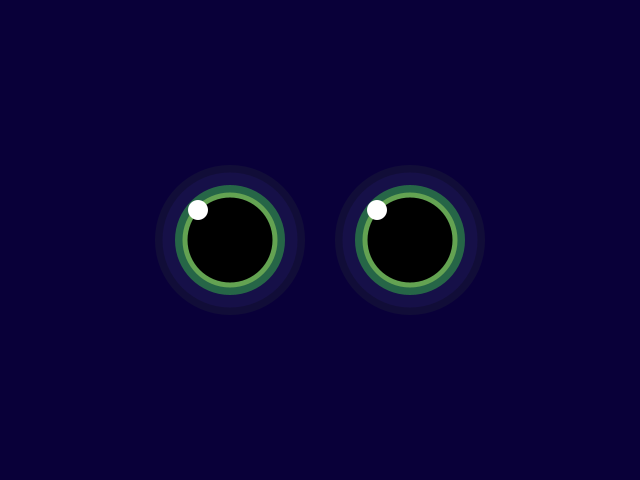
Frame 1 (no input)
Frame 60 (the mouse pressed at the canvas centre just before this capture): identical to frame 1, image omitted
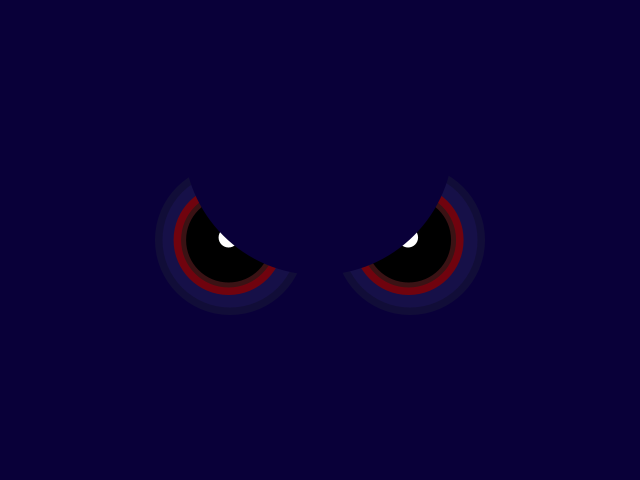
Frame 120 (the mouse held since frame 60 and released just before this capture)

The Processing sketch that drew these frames (run headless with seeded random() and noise(); from frame 60 on, the mouse is pressed at the canvas centre):

// Processing sketch: processing_8967
// ── processing_8967.pde

//VARIABLES

color bg = color(9, 0, 57);
color green1 = color(38, 102, 71);
color green2 = color(100, 163, 82);
color red1 = color(112, 3, 14);
color red2 = color(58, 18, 20);

int diam = 130;
int x = 230;
int y = 240;
int x2 = 410;
int y2 = 240;

float pupilX = map(mouseX, 0, width, 215, 265); 
float pupilY = map(mouseY, 0, height, 230, 240);
float pupilA = map(mouseX, 0, width, 375, 425);

float angle = 0;
float scalar = 1;
float angleInc = PI / 2.5;
float s;


//SETUP

void setup(){
  size(640, 480);
  background(9, 0, 57);
  noStroke();

}

//DRAW

void draw(){
  smooth();
  noStroke();
  background(bg);

  fill(17, 13, 56);
  ellipse(x, y, diam+20, diam+20);
  ellipse(x2, y2, diam+20, diam+20);
  fill(22, 16, 72);
  ellipse(x, y, diam+5, diam+5);
  ellipse(x2, y2, diam+5, diam+5);


  s = sin(angle) * scalar;
  angle = angle + angleInc;

  if(mousePressed){
    fill(red1);
    translate(s*1.5, 0);
  }
  else {
    fill(green1);
  }
  ellipse(x, y, diam-20, diam-20);
  ellipse(x2, y2, diam-20, diam-20);


  if(mousePressed){
    fill(red2);
  }
  else {
    fill(green2);
  }
  ellipse(x, y, diam-35, diam-35);
  ellipse(x2, y2, diam-35, diam-35);
  fill(0);
  ellipse(x, y, diam-45, diam-45);
  ellipse(x2, y2, diam-45, diam-45);

  fill(255);
  float pupilX = map(mouseX, 0, width, 198, 262); 
  float pupilY = map(mouseY, 0, height, 210, 265); 
  float pupilA = map(mouseX, 0, width, 377, 442); 
  ellipse(pupilX, pupilY, 20, 20); //left pupil 
  ellipse(pupilA, pupilY, 20, 20); //right pupil


  if(mousePressed){
    fill(bg);
    ellipse(320, 140, 270, 270);
  }

}

void mouseReleased(){
  setup();
}
